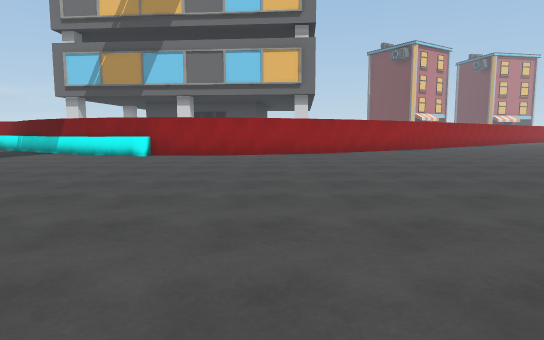
[1] (above)

17 first-person views from a walk through a Unity game level. The camera is 1.2 m above the floor, tilts 6° down and sees 75° across. The floor is counted in squares, 2 m on a side. Each view is taken from the middle of a square. On the plan, view 1 faces up. The plan holds only what a view shows up to about 10 squares ahead; the rest is blank. The place goes on beyond the plan.

[2]
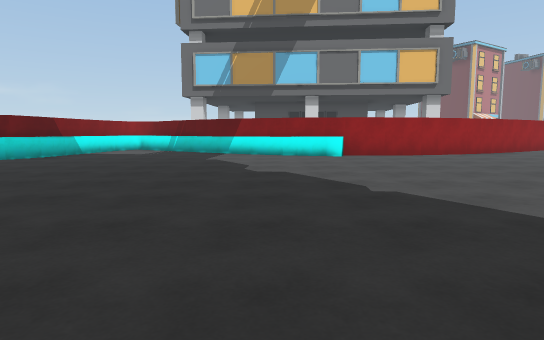

[3]
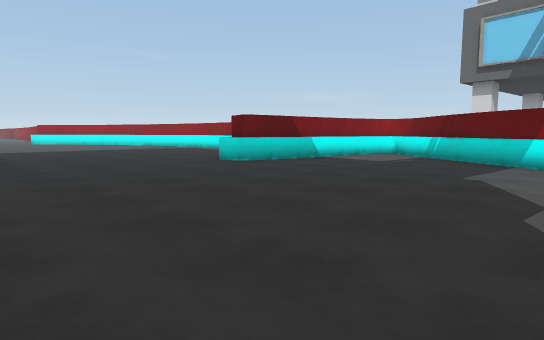

[4]
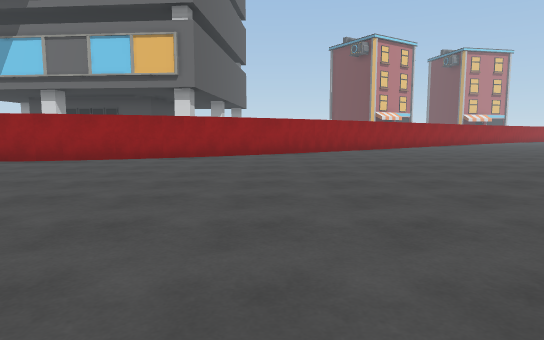

[5]
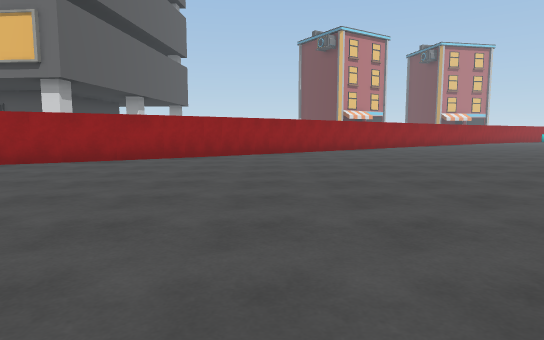

[6]
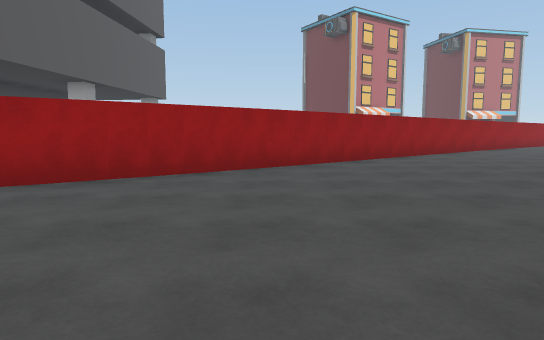

[7]
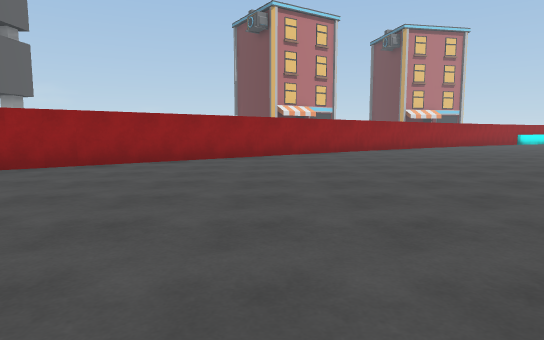

[8]
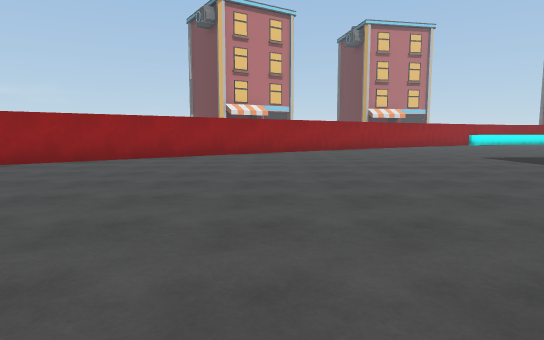

[9]
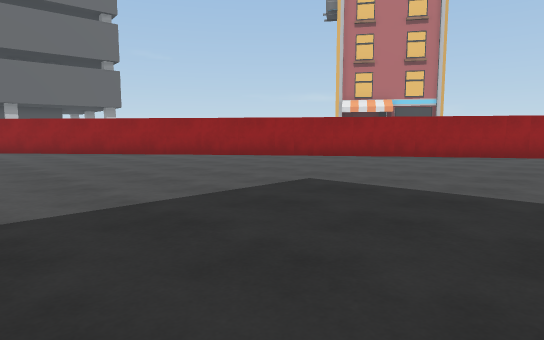

[10]
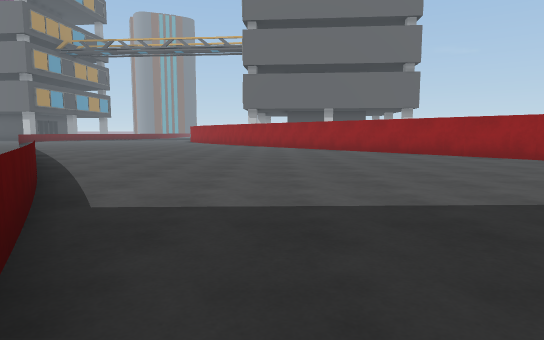

[11]
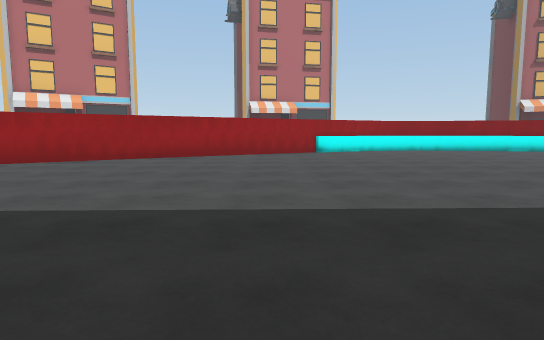

[12]
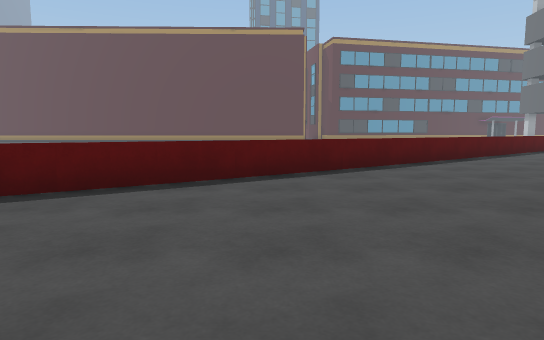

[13]
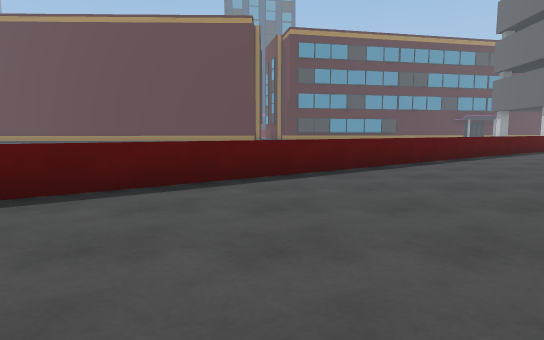

[14]
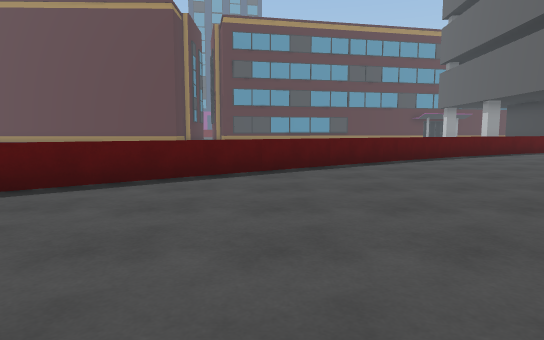

[15]
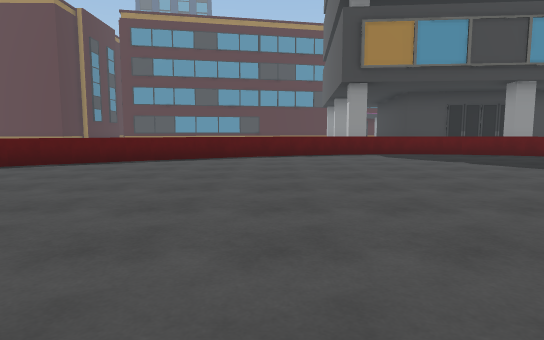

[16]
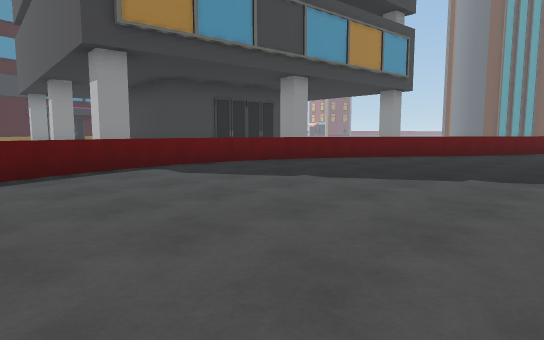

[17]
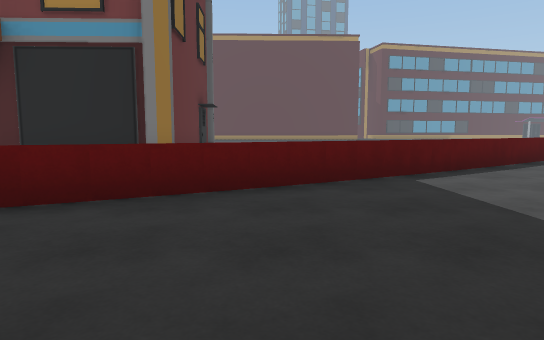

### Floor plan
Points are (right, up) in squares from view 1. A wall is a line through its corners. A room is listed if a view was taken in it or the views show most of it. See-through windows are left out.
Room 1 (views 1, 2, 3, 4, 5, 6, 7, 8, 9, 10, 11, 12, 13, 14, 15, 16, 17)
walls: (4.5, 12.3) (2.4, 10.8); (2.4, 10.9) (0.9, 10.1); (1, 10.2) (0, 9.8) (-1.5, 9.4); (-1.4, 9.4) (-2.1, 9.3); (-1.9, 9.3) (-3.7, 9.3); (-3.5, 9.4) (-4.7, 9.6); (-4.6, 9.6) (-5.6, 10); (-5, 9.6) (-9.7, 12.4); (-6.9, 10.7) (-8.3, 11.8); (16.7, 22.2) (4.5, 12.1); (-8.1, 11.7) (-8.9, 12.6); (-1.8, -1.4) (-1.2, -1.4); (-8.8, 12.5) (-9.3, 12.8); (-10.4, 11.9) (-10.6, 11.2) (-10.9, 8.1); (-10.8, 8.1) (-11.7, 8.4); (22.2, 25.9) (16.8, 22.1); (22.9, 26.1) (22.1, 25.6)
low walls: (-3.1, 9.1) (-4, 9.4); (3.7, 1.2) (18.7, 12.4); (-3.9, 9.2) (-4.7, 9.4) (-5.1, 9.6); (18.7, 12.1) (21, 13.6); (1.4, 0) (3.7, 1.3); (0.4, -0.3) (1.5, 0.1); (20.8, 13.6) (24.3, 15.2); (-0.9, -0.8) (0.6, -0.3); (-1.9, -1) (-0.8, -0.7); (-3.4, -0.9) (-2.7, -1); (-4.7, -0.6) (-3, -1) (-1.8, -0.9); (-5.2, -0.4) (-4.6, -0.6); (-10, 12.2) (-10.5, 8.9); (-6.9, 0.5) (-5.1, -0.5); (-10.5, 9) (-10.8, 8.1); (-10.7, 8.3) (-10.8, 8.1); (-10.9, 7.9) (-11.5, 7.7); (-9.8, 2.6) (-6.8, 0.5); (-10.2, 2.7) (-9.8, 2.5); (-11.5, 3.3) (-10.2, 2.8)
ways out: opening at (-10, 3)

Positions as (right, up) in squares from view 1, and headings:
1: (0, 0), facing up
2: (-5, 0), facing up
3: (-5, 3), facing up-left
4: (4, 2), facing up
5: (7, 4), facing up
6: (7, 8), facing up
7: (12, 9), facing up
8: (15, 10), facing up
9: (23, 15), facing up-left
10: (23, 15), facing left
11: (23, 16), facing up
12: (17, 16), facing down
13: (13, 13), facing down
14: (8, 10), facing down
15: (1, 9), facing down
16: (1, 5), facing down-left
17: (22, 18), facing down
